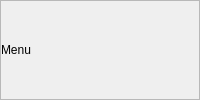
           <widget class="QFrame" name="frame_13">
            <property name="font">
             <font>
              <family>Segoe UI</family>
             </font>
            </property>
            <property name="frameShape">
             <enum>QFrame::StyledPanel</enum>
            </property>
            <property name="frameShadow">
             <enum>QFrame::Raised</enum>
            </property>
            <layout class="QHBoxLayout" name="horizontalLayout_10">
             <property name="leftMargin">
              <number>0</number>
             </property>
             <property name="topMargin">
              <number>0</number>
             </property>
             <property name="rightMargin">
              <number>0</number>
             </property>
             <property name="bottomMargin">
              <number>0</number>
             </property>
             <item>
              <widget class="QLabel" name="label_2">
               <property name="font">
                <font>
                 <family>Segoe UI</family>
                </font>
               </property>
               <property name="text">
                <string>Menu</string>
               </property>
              </widget>
             </item>
             <item>
              <spacer name="horizontalSpacer">
               <property name="font">
                <font>
                 <family>Segoe UI</family>
                </font>
               </property>
               <property name="orientation">
                <enum>Qt::Horizontal</enum>
               </property>
               <property name="sizeHint" stdset="0">
                <size>
                 <width>40</width>
                 <height>20</height>
                </size>
               </property>
              </spacer>
             </item>
             <item>
              <widget class="QPushButton" name="minimizedButton">
               <property name="sizePolicy">
                <sizepolicy hsizetype="Preferred" vsizetype="Preferred">
                 <horstretch>0</horstretch>
                 <verstretch>0</verstretch>
                </sizepolicy>
               </property>
               <property name="font">
                <font>
                 <family>Segoe UI</family>
                </font>
               </property>
               <property name="text">
                <string/>
               </property>
               <property name="icon">
                <iconset>
                 <normaloff>icons/images/icons8-subtract-30.png</normaloff>icons/images/icons8-subtract-30.png</iconset>
               </property>
               <property name="iconSize">
                <size>
                 <width>20</width>
                 <height>20</height>
                </size>
               </property>
               <property name="flat">
                <bool>true</bool>
               </property>
              </widget>
             </item>
             <item>
              <widget class="QPushButton" name="CloseButton">
               <property name="sizePolicy">
                <sizepolicy hsizetype="Preferred" vsizetype="Preferred">
                 <horstretch>0</horstretch>
                 <verstretch>0</verstretch>
                </sizepolicy>
               </property>
               <property name="font">
                <font>
                 <family>Segoe UI</family>
                </font>
               </property>
               <property name="text">
                <string/>
               </property>
               <property name="icon">
                <iconset>
                 <normaloff>icons/images/icons8-close-window-48 (2).png</normaloff>icons/images/icons8-close-window-48 (2).png</iconset>
               </property>
               <property name="iconSize">
                <size>
                 <width>25</width>
                 <height>25</height>
                </size>
               </property>
               <property name="flat">
                <bool>true</bool>
               </property>
              </widget>
             </item>
            </layout>
           </widget>
